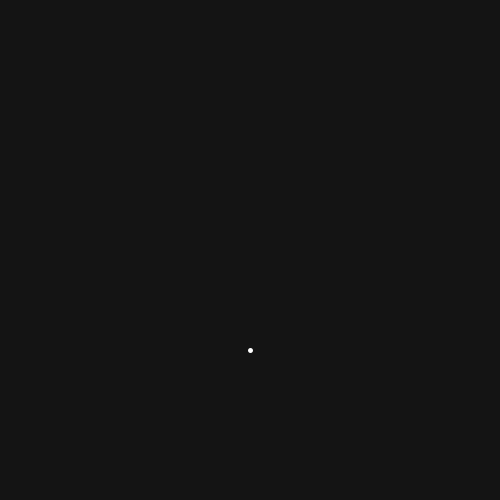
Frame 1 (no input)
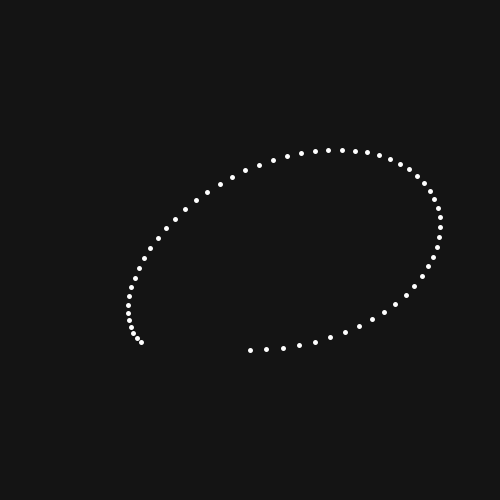
Frame 60 (the mouse pressed at the canvas centre just before this capture)
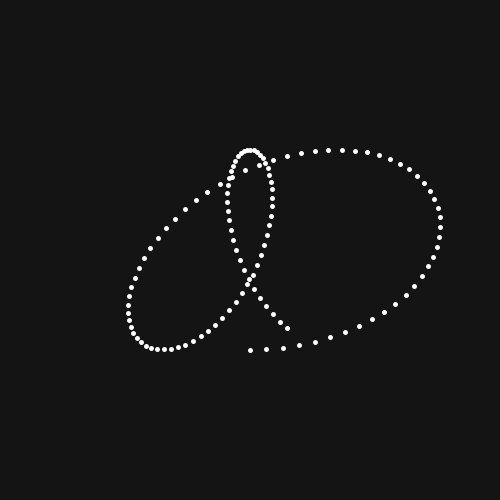
Frame 120 (the mouse held since frame 60 and released just before this capture)

The Processing sketch that drew these frames (run headless with seeded random() and noise(); from frame 60 on, the mouse is pressed at the canvas centre):

// Processing sketch: Parametric_Lines_1
// ── Parametric_Lines_1.pde
//Parametric_lines

//x = 5t
//y = 3t+3
//apply t, get both x and y 

float t;


void setup(){
  background(20);
  size(500,500);
}

void draw(){
  stroke(255);
  strokeWeight(5);
  
  translate(width/2, height/2);
  point(x(t),y(t));
  
  t++;

}

//x->sin y-> cos => circle
//x-> sin1+sin2 can get a nearly circle but different shapes -> interesting!
//inside the sin() changes the frequency
//outside the sin, change the ampitude 
//better to have lower ampitude if your frequency is higher.

float x(float t){
  return sin(t/10)*100 + sin(t/15)*100; 
}
float y(float t){
  return cos(t/10)* 100; //devide t means lower the frequency ; multiply t means higher the frequency
}
